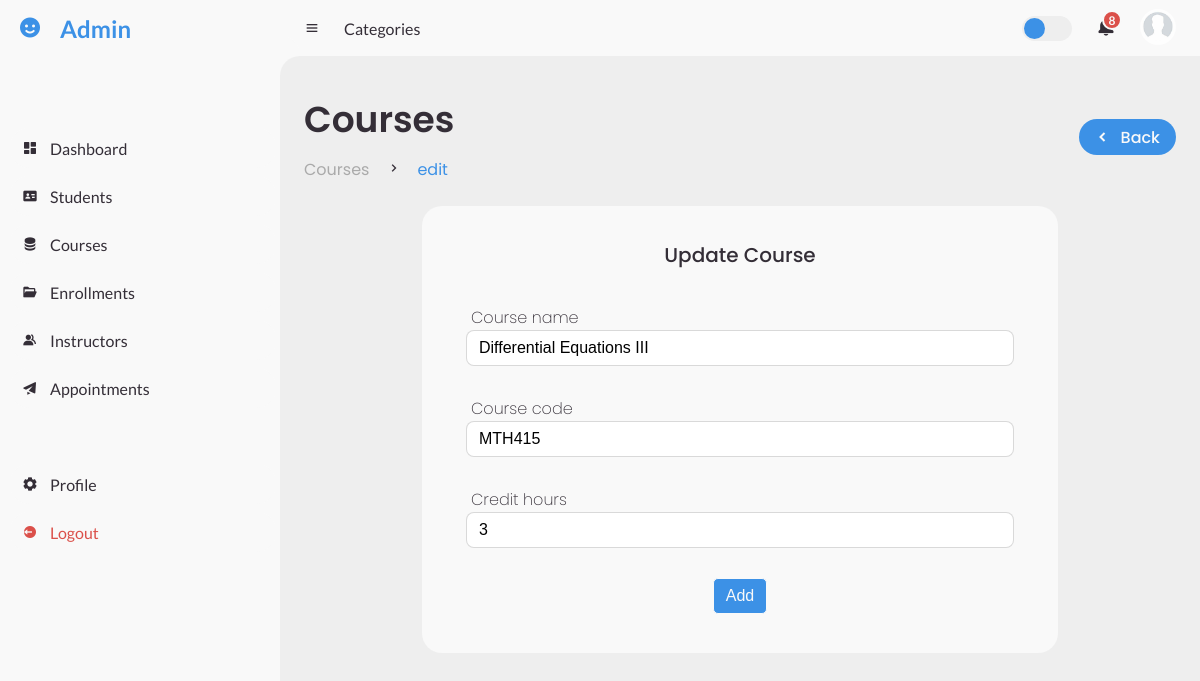
The app's page /view/courses/edit.php?id=2 (signed in) with its own data.
### tables this page shows
CREATE TABLE `courses` (
  `id` int(11) NOT NULL,
  `code` varchar(6) NOT NULL,
  `name` varchar(100) NOT NULL,
  `credit_hours` int(11) NOT NULL
);

### app/database.php (called while the page is built, shortened)
<?php
class Database {
	private $host;
	private $db_name;
	private $username;
	private $password;
	public $conn;
	public function __construct()
	{
		try {
			$this->conn = new PDO("mysql:host=$this->host;dbname=$this->db_name", $this->username, $this->password);
			$this->conn->setAttribute(PDO::ATTR_ERRMODE, PDO::ERRMODE_EXCEPTION);
		} catch (PDOException $e) {
			echo "Connection Error: " . $e->getMessage();
		}
	}
	private function set_variables(): void
	{
		$this->host = $_ENV['DB_HOST'];
		$this->db_name = $_ENV['DB_NAME'];
		$this->username = $_ENV['DB_USER'];
		$this->password = $_ENV['DB_PASSWORD'];
	}
	public function find(string $table, int $id): array
	{
		try {
			$sql = "SELECT * FROM $table WHERE id = :id";
			$stmt = $this->conn->prepare($sql);
			$stmt->bindValue(':id', $id);
			$stmt->execute();
			$result = $stmt->fetch(PDO::FETCH_ASSOC);
			return $result;
		} catch (PDOException $e) {
			echo 'Error: ' . $e->getMessage();
			return [];
		}
	}
}

### view/courses/edit.php (the view)
<?php
include_once('../partials/header.php');
include_once('../partials/sidebar.php');
$id = htmlspecialchars($_GET['id']);
$db = new Database();
$course = $db->find('courses', $id);
?>
<section id="content">
    <?php include_once('../partials/navbar.php') ?>
    <main>
        <div class="head-title">
            <div class="left">
                <h1>Courses</h1>
                <ul class="breadcrumb">
                    <li>
                        <a href="#">Courses</a>
                    </li>
                    <li><i class='bx bx-chevron-right'></i></li>
                    <li>
                        <a class="active" href="#">edit</a>
                    </li>
                </ul>
            </div>
            <a href="index.php" class="btn-download">
                <i class='bx bxs-chevron-left'></i>
                <span class="text">Back</span>
            </a>
        </div>
        <div class="table-data">
            <div class="form-data">
                <div class="form-head">Update Course</div>
                <form action="<?= $root . 'app/edit.php?table=courses&id=' . $id ?>" method="post">
                    <div class="input-field">
                        <label for="name">Course name</label>
                        <input type="text" name="name" value="<?= $course['name'] ?>" class="form-control">
                    </div>
                    <div class="input-field">
                        <label for="name">Course code</label>
                        <input type="text" name="code" value="<?= $course['code'] ?>" class="form-control">
                    </div>
                    <div class="input-field">
                        <label for="creditHours">Credit hours</label>
                        <input type="number" name="credit_hours" value="<?= $course['credit_hours'] ?>" class="form-control">
                    </div>
                    <div class="form-submit">
                        <button class="submit-button" role="submit">Add</button>
                    </div>
                </form>
            </div>
        </div>
    </main>
</section>
<?php include_once('../partials/footer.php') ?>

### assets/css/style.css (style rules this page uses)
* { margin: 0; padding: 0; box-sizing: border-box; }
a { text-decoration: none; }
li { list-style: none; }
:root { --poppins: 'Poppins', sans-serif; --lato: 'Lato', sans-serif; --light: #F9F9F9; --blue: #3C91E6; --light-blue: #CFE8FF; --grey: #eee; --dark-grey: #AAAAAA; --dark: #342E37; --red: #DB504A; --yellow: #FFCE26; --light-yellow: #FFF2C6; --orange: #FD7238; --light-orange: #FFE0D3; }
html { overflow-x: hidden; }
body { background: var(--grey); overflow-x: hidden; }
#content { position: relative; width: calc(100% - 280px); left: 280px; transition: .3s ease; }
#content main { width: 100%; padding: 36px 24px; font-family: var(--poppins); max-height: calc(100vh - 56px); overflow-y: auto; }
#content main .head-title { display: flex; align-items: center; justify-content: space-between; grid-gap: 16px; flex-wrap: wrap; }
#content main .head-title .left h1 { font-size: 36px; font-weight: 600; margin-bottom: 10px; color: var(--dark); }
#content main .head-title .left .breadcrumb { display: flex; align-items: center; grid-gap: 16px; }
#content main .head-title .left .breadcrumb li { color: var(--dark); }
#content main .head-title .left .breadcrumb li a { color: var(--dark-grey); pointer-events: none; }
#content main .head-title .left .breadcrumb li a.active { color: var(--blue); pointer-events: unset; }
#content main .head-title .btn-download { height: 36px; padding: 0 16px; border-radius: 36px; background: var(--blue); color: var(--light); display: flex; justify-content: center; align-items: center; grid-gap: 10px; font-weight: 500; }
#content main .table-data { display: flex; flex-wrap: wrap; grid-gap: 24px; margin-top: 24px; width: 100%; color: var(--dark); }
#content main .table-data > div { border-radius: 20px; background: var(--light); padding: 24px; overflow-x: auto; }
#content main .table-data .form-data { flex-grow: .5; flex-basis: 400px; margin: auto; }
#content main .table-data .form-data .form-head { font-size: 20px; font-weight: 500; text-align: center; margin: 10px auto; }
#content main .table-data .form-data form { margin: 35px 20px 15px; }
#content main .table-data .form-data .input-field { margin-top: 30px; border-radius: 3px; }
#content main .table-data .form-data .input-field label { margin-left: 5px; font-size: 16px; font-weight: 200; }
input.form-control, select.form-control { display: block; width: 100%; padding: 8px 12px; font-size: 16px; line-height: 18px; color: #000; background-color: #fff; border-radius: 8px; border: 1px solid rgba(0, 0, 0, .15); }
.form-submit { text-align: center; margin-top: 30px; }
.submit-button { background-color: var(--blue); color: var(--light); padding: 8px 12px; border: 1px solid var(--light); border-radius: 5px; font-size: 16px; }

### records on screen
courses: name "Differential Equations III", code "MTH415", credit_hours "3"
